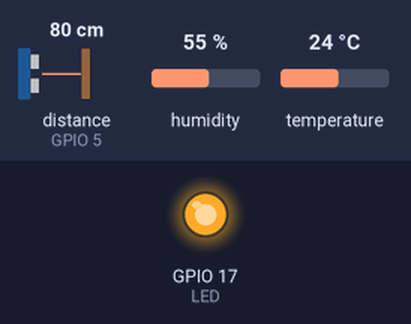
Bench run of a sketch on a simulated ESP32. Shown: output pins drawn as LEDs (lit = HIGH). Wiring (inferred from the names in the program): ultrasonic range finder: trigger GPIO 4; echo GPIO 5. The test bench sets the inputs (shaded band); at power-on: distance to the obstacle (sensor on GPIO 5) 80 cm, humidity 55 %, temperature 24 °C. The echo pulse lasts 58.3 µs per cm; WiFi joins after 1.5 s; servers stay silent unless stated; uploads are accepted with an empty reply; pins used as bus, display or sensor lines are not drawn.

Above: at 2.7 s.
2.8 s: distance to the obstacle (sensor on GPIO 5) set to 73 cm
4.7 s: distance to the obstacle (sensor on GPIO 5) set to 66 cm
At 6.9 s:
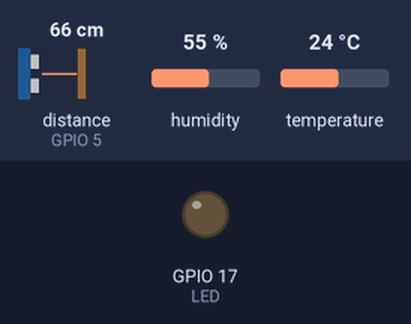
7.2 s: distance to the obstacle (sensor on GPIO 5) set to 120 cm
At 9.1 s:
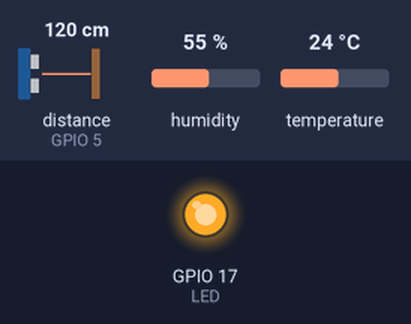
10.1 s: distance to the obstacle (sensor on GPIO 5) set to 2 cm
At 12.4 s:
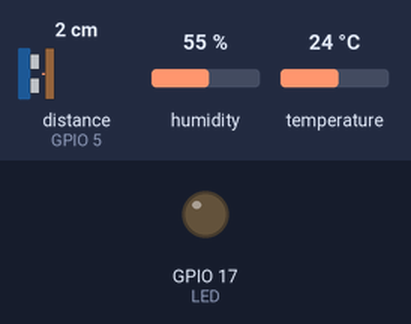
Timing chart, 0 to 13.9 s (numbered marks = the images above; inputs shaded):
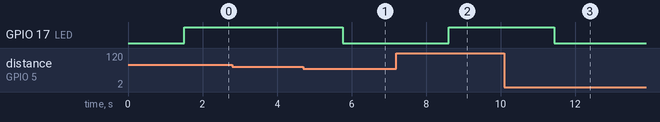

The sketch:

ultrasonic.ino
```cpp
#include <WiFi.h>
#include <HTTPClient.h>
#include <DHT.h>

//#define USE_SERIAL

#define TRIG 4
#define ECHO 5
#define LED 17
#define DHTPIN 16

DHT dht11(DHTPIN, DHT11);

const char* ssid = "SSIDHERE";
const char* password = "WIFIPASSWORD";
String servername = "http://yourpcip:port/distance.php";
String servername_temp = "http://yourpcip:port/temperature.php";

float duration_us, distance_cm;

void setup() {
    WiFi.begin(ssid, password);
    #ifdef USE_SERIAL
    Serial.begin (115200);
    Serial.println("Connecting to WiFi");
    #endif
    while (WiFi.status() != WL_CONNECTED) {
        delay(500);
        #ifdef USE_SERIAL
        Serial.print(".");
        #endif
    }
    #ifdef USE_SERIAL
    Serial.println("");
    Serial.println("Connected to WiFi");
    #endif
    dht11.begin();
    pinMode(TRIG, OUTPUT);
    pinMode(ECHO, INPUT);
    pinMode(LED, OUTPUT);
}

void loop() {
    digitalWrite(TRIG, HIGH);
    delayMicroseconds(10);
    digitalWrite(TRIG, LOW);
    duration_us = pulseIn(ECHO, HIGH);
    distance_cm = 0.017 * duration_us;
    String query = servername + "?distance=" + String(distance_cm);

    if (distance_cm > 70) {
        digitalWrite(LED, HIGH);
    } else {
        digitalWrite(LED, LOW);
    }

    float tempC = dht11.readTemperature();

    String query_temp = servername_temp + "?temp=" + String(tempC);

    #ifdef USE_SERIAL
    Serial.print("Temperature: ");
    Serial.println(tempC);
    #endif

    if (WiFi.status() == WL_CONNECTED) {
        HTTPClient http;

        http.begin(query.c_str());

        int httpResponseCode = http.GET();

        if (httpResponseCode>0) {
            #ifdef USE_SERIAL
            Serial.print("HTTP Response code: ");
            Serial.println(httpResponseCode);
            String payload = http.getString();
            Serial.println(payload);
            #endif
        }
        else {
            #ifdef USE_SERIAL
            Serial.print("Error code: ");
            Serial.println(httpResponseCode);
            #endif
        }

        http.end();

        HTTPClient http_temp;

        http_temp.begin(query_temp.c_str());

        int http_tempResponseCode = http_temp.GET();

        if (httpResponseCode>0) {
            #ifdef USE_SERIAL
            Serial.print("HTTP Response code: ");
            Serial.println(http_tempResponseCode);
            String payload_temp = http_temp.getString();
            Serial.println(payload_temp);
            #endif
        }
        else {
            #ifdef USE_SERIAL
            Serial.print("Error code: ");
            Serial.println(http_tempResponseCode);
            #endif
        }

        http_temp.end();
    } else {
        #ifdef USE_SERIAL
        Serial.println("WiFi disconnected :(");
        #endif
    }
    delay(1000);
}
```

Measured:
- the behaviour switches between 71 and 70 cm on distance to the obstacle (sensor on GPIO 5) (found by bisection; images 0 and 1)
- after the input at 2.8 s, every drawn part: stays the same
- after the input at 4.7 s, GPIO 17 (LED): HIGH → LOW after 1.1 s
- after the input at 7.2 s, GPIO 17 (LED): LOW → HIGH after 1.4 s
- after the input at 10.1 s, GPIO 17 (LED): HIGH → LOW after 1.3 s
